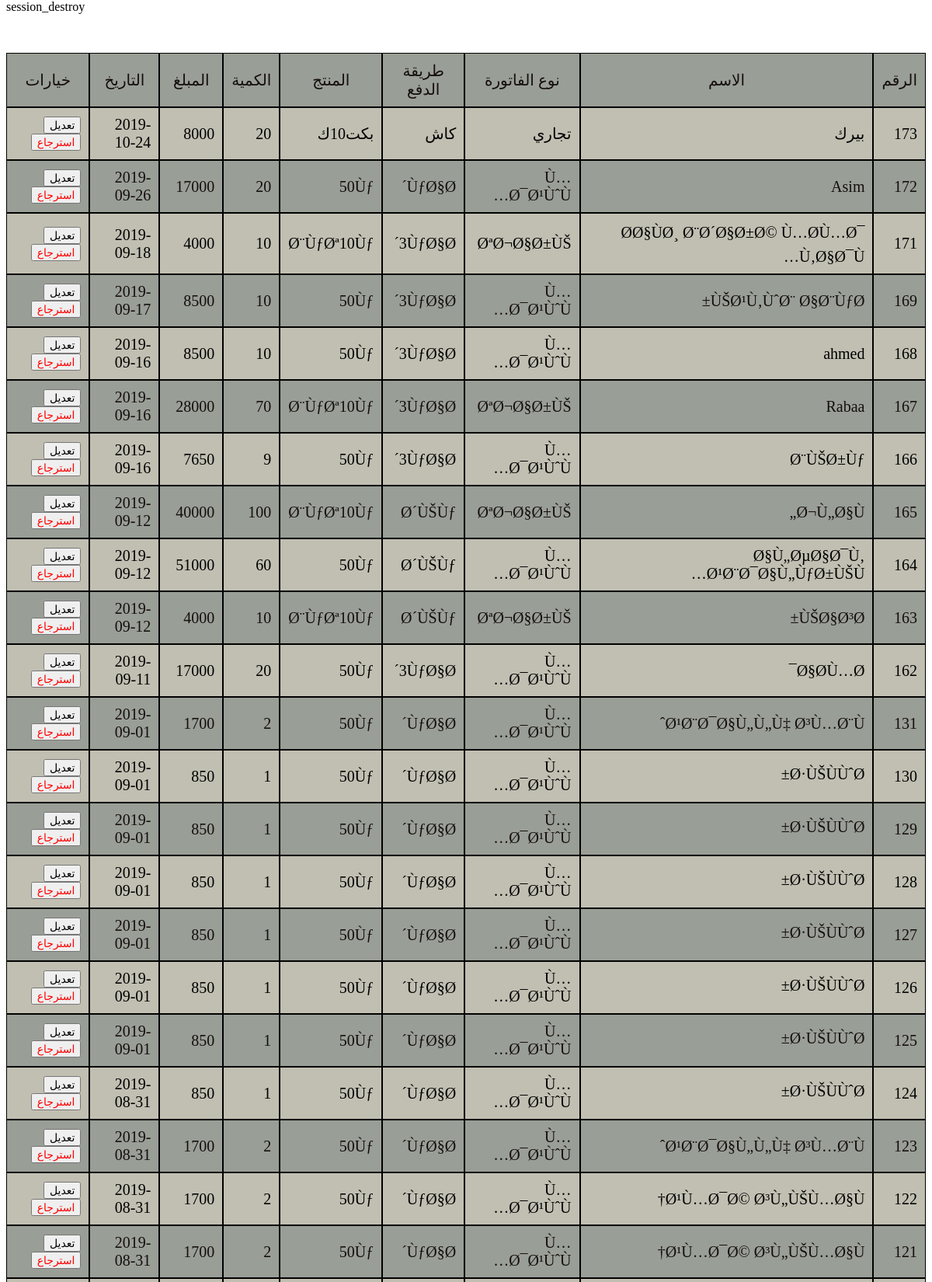
Screenshot of /order_update.php (upper part) with the database file from the repository.
### tables this page shows
CREATE TABLE `cus_order` (
  `oid` int(11) NOT NULL,
  `oname` varchar(100) NOT NULL,
  `oitem` varchar(20) NOT NULL,
  `optype` varchar(20) NOT NULL,
  `omethod` varchar(30) DEFAULT NULL,
  `oqty` int(11) NOT NULL,
  `oprice` int(30) DEFAULT NULL,
  `odate` date DEFAULT NULL,
  `sno` int(15) NOT NULL
);

### order_update.php (the view, shortened to what this page needs)
<!doctype html>
<html>
<head>
<link rel="stylesheet" type="text/css" href="css/insert_store.css">
</head>
<body>
        <?php
$q=mysql_query(" select * from cus_order order by oid desc");
if (mysql_num_rows($q)==0) {
 echo"<p class='add'><script> document.write(' لا توجد بيانات') </script></p>";
}
else
{
    ?>
<center>
<table class="table"  cellpadding="10" cellspacing="0">
  <tr class="title">
        <td>الرقم</td>
           <td>الاسم</td>
              <td>نوع الفاتورة</td>
                 <td>طريقة الدفع</td>
                 <td>المنتج</td>
                     <td>الكمية</td>
                        <td>المبلغ</td>
                         <td>التاريخ</td>
                         <td >خيارات</td>
  </tr>
    <?php
while($row=mysql_fetch_array($q))
{
    echo "
<tr>
<td>".$row['oid']."</td>
<td>".$row['oname']."</td>
<td>".$row['optype']."</td>
<td>".$row['omethod']."</td>
<td>".$row['oitem']."</td>
<td>".$row['oqty']."</td>
<td>".$row['oprice']."</td>
<td>".$row['odate']."</td>
<td >
<a href='order_update.php?do=edit&id=".$row['oid']."'><input class='ed' type='button' value='تعديل'></a>
 " ; ?>
<input class="del" type="button" onclick="del_data(<?php echo $row['oid']; ?>)" name="delete" value="استرجاع">
</td>
</tr>
<?php
}   echo"</table>";
}
    ?>
</body>
</html>

### css/insert_store.css (style rules this page uses)
* { margin-top: 0; }
.table { font-size: 20px; width: auto; text-align: right; direction: rtl; margin-top: 50px; background: rgba(150, 146, 125, 0.59); font-style: Calibri ; }
.table a { color: red; }
.del { color: red; font-size: 14px; }
.ed { font-size: 14px; }
table a { color: red; }
td { border: black 1px; border-style: ridge; }
tr { height: auto; border-style: ridge; }
.table tr:nth-child(odd) { background-color: rgba(127, 137, 132, 0.59); color: #150e0e; }
table .title { background: #8d8a86; text-align: center; font-size: 20px; }
a { text-decoration: none; }

### rows the page displays
cus_order: oid "173", oname "بيرك", optype "تجاري", omethod "كاش", oitem "بكت10ك", oqty "20", oprice "8000", odate "2019-10-24"
cus_order: oid "172", oname "Asim", optype "Ù…Ø¯Ø¹ÙˆÙ…", omethod "ÙƒØ§Ø´", oitem "50Ùƒ", oqty "20", oprice "17000", odate "2019-09-26"
cus_order: oid "171", oname "Ø­Ø§ÙØ¸ Ø¨Ø´Ø§Ø±Ø© Ù…Ø­Ù…Ø¯ Ù‚Ø§Ø¯Ù…", optype "ØªØ¬Ø§Ø±ÙŠ", omethod "3ÙƒØ§Ø´", oitem "Ø¨ÙƒØª10Ùƒ", oqty "10", oprice "4000", odate "2019-09-18"
cus_order: oid "169", oname "ÙŠØ¹Ù‚ÙˆØ¨ Ø§Ø¨ÙƒØ±", optype "Ù…Ø¯Ø¹ÙˆÙ…", omethod "3ÙƒØ§Ø´", oitem "50Ùƒ", oqty "10", oprice "8500", odate "2019-09-17"
cus_order: oid "168", oname "ahmed", optype "Ù…Ø¯Ø¹ÙˆÙ…", omethod "3ÙƒØ§Ø´", oitem "50Ùƒ", oqty "10", oprice "8500", odate "2019-09-16"
cus_order: oid "167", oname "Rabaa", optype "ØªØ¬Ø§Ø±ÙŠ", omethod "3ÙƒØ§Ø´", oitem "Ø¨ÙƒØª10Ùƒ", oqty "70", oprice "28000", odate "2019-09-16"
cus_order: oid "166", oname "Ø¨ÙŠØ±Ùƒ", optype "Ù…Ø¯Ø¹ÙˆÙ…", omethod "3ÙƒØ§Ø´", oitem "50Ùƒ", oqty "9", oprice "7650", odate "2019-09-16"
cus_order: oid "165", oname "Ø¬Ù„Ø§Ù„", optype "ØªØ¬Ø§Ø±ÙŠ", omethod "Ø´ÙŠÙƒ", oitem "Ø¨ÙƒØª10Ùƒ", oqty "100", oprice "40000", odate "2019-09-12"
cus_order: oid "164", oname "Ø§Ù„ØµØ§Ø¯Ù‚ Ø¹Ø¨Ø¯Ø§Ù„ÙƒØ±ÙŠÙ…", optype "Ù…Ø¯Ø¹ÙˆÙ…", omethod "Ø´ÙŠÙƒ", oitem "50Ùƒ", oqty "60", oprice "51000", odate "2019-09-12"
cus_order: oid "163", oname "ÙŠØ§Ø³Ø±", optype "ØªØ¬Ø§Ø±ÙŠ", omethod "Ø´ÙŠÙƒ", oitem "Ø¨ÙƒØª10Ùƒ", oqty "10", oprice "4000", odate "2019-09-12"
cus_order: oid "162", oname "Ø§Ø­Ù…Ø¯", optype "Ù…Ø¯Ø¹ÙˆÙ…", omethod "3ÙƒØ§Ø´", oitem "50Ùƒ", oqty "20", oprice "17000", odate "2019-09-11"
cus_order: oid "131", oname "Ø¹Ø¨Ø¯Ø§Ù„Ù„Ù‡ Ø³Ù…Ø¨Ùˆ", optype "Ù…Ø¯Ø¹ÙˆÙ…", omethod "ÙƒØ§Ø´", oitem "50Ùƒ", oqty "2", oprice "1700", odate "2019-09-01"
cus_order: oid "130", oname "Ø·ÙŠÙÙˆØ±", optype "Ù…Ø¯Ø¹ÙˆÙ…", omethod "ÙƒØ§Ø´", oitem "50Ùƒ", oqty "1", oprice "850", odate "2019-09-01"
cus_order: oid "129", oname "Ø·ÙŠÙÙˆØ±", optype "Ù…Ø¯Ø¹ÙˆÙ…", omethod "ÙƒØ§Ø´", oitem "50Ùƒ", oqty "1", oprice "850", odate "2019-09-01"
cus_order: oid "128", oname "Ø·ÙŠÙÙˆØ±", optype "Ù…Ø¯Ø¹ÙˆÙ…", omethod "ÙƒØ§Ø´", oitem "50Ùƒ", oqty "1", oprice "850", odate "2019-09-01"
cus_order: oid "127", oname "Ø·ÙŠÙÙˆØ±", optype "Ù…Ø¯Ø¹ÙˆÙ…", omethod "ÙƒØ§Ø´", oitem "50Ùƒ", oqty "1", oprice "850", odate "2019-09-01"
cus_order: oid "126", oname "Ø·ÙŠÙÙˆØ±", optype "Ù…Ø¯Ø¹ÙˆÙ…", omethod "ÙƒØ§Ø´", oitem "50Ùƒ", oqty "1", oprice "850", odate "2019-09-01"
cus_order: oid "125", oname "Ø·ÙŠÙÙˆØ±", optype "Ù…Ø¯Ø¹ÙˆÙ…", omethod "ÙƒØ§Ø´", oitem "50Ùƒ", oqty "1", oprice "850", odate "2019-09-01"
cus_order: oid "124", oname "Ø·ÙŠÙÙˆØ±", optype "Ù…Ø¯Ø¹ÙˆÙ…", omethod "ÙƒØ§Ø´", oitem "50Ùƒ", oqty "1", oprice "850", odate "2019-08-31"
cus_order: oid "123", oname "Ø¹Ø¨Ø¯Ø§Ù„Ù„Ù‡ Ø³Ù…Ø¨Ùˆ", optype "Ù…Ø¯Ø¹ÙˆÙ…", omethod "ÙƒØ§Ø´", oitem "50Ùƒ", oqty "2", oprice "1700", odate "2019-08-31"
cus_order: oid "122", oname "Ø¹Ù…Ø¯Ø© Ø³Ù„ÙŠÙ…Ø§Ù†", optype "Ù…Ø¯Ø¹ÙˆÙ…", omethod "ÙƒØ§Ø´", oitem "50Ùƒ", oqty "2", oprice "1700", odate "2019-08-31"
cus_order: oid "121", oname "Ø¹Ù…Ø¯Ø© Ø³Ù„ÙŠÙ…Ø§Ù†", optype "Ù…Ø¯Ø¹ÙˆÙ…", omethod "ÙƒØ§Ø´", oitem "50Ùƒ", oqty "2", oprice "1700", odate "2019-08-31"
